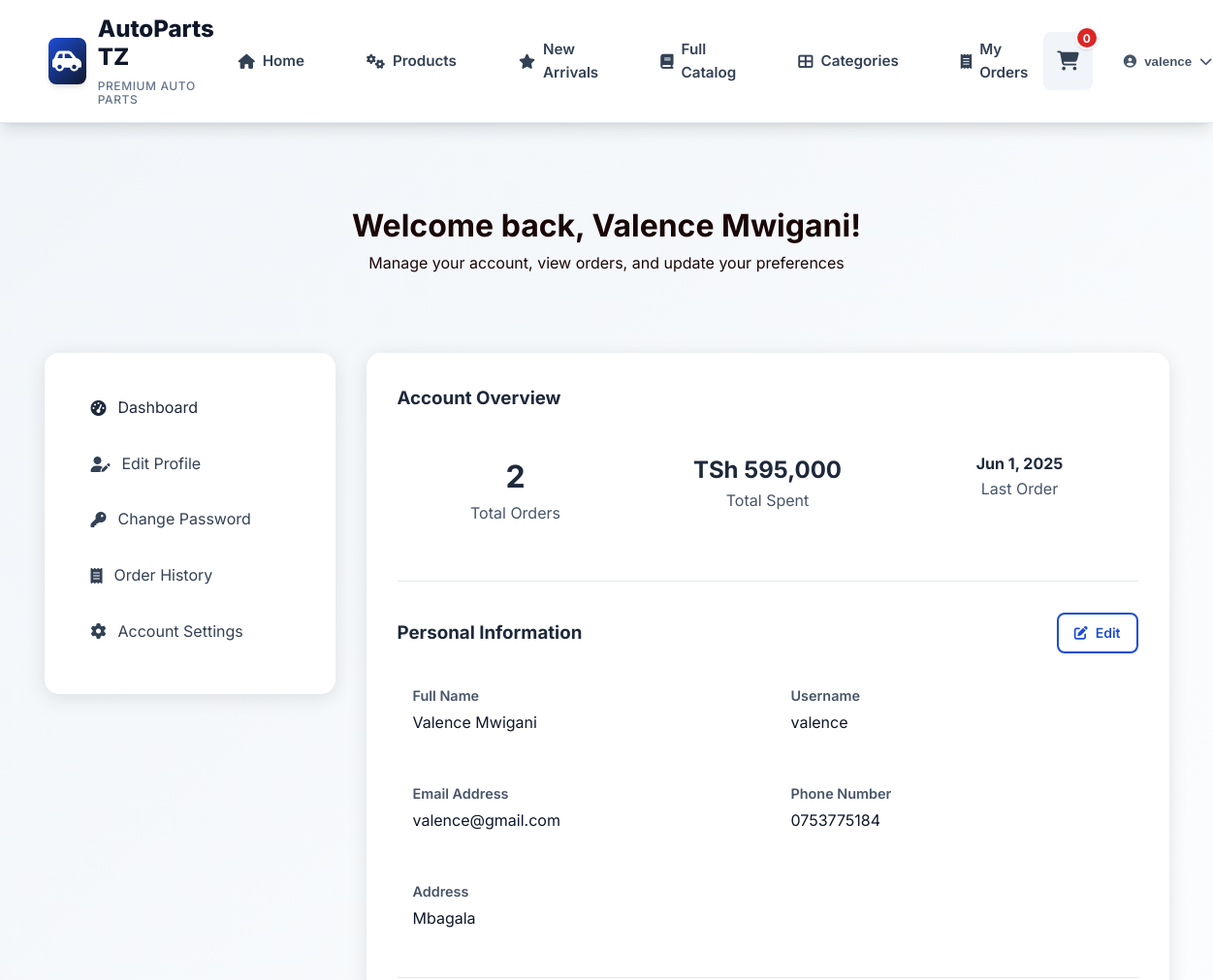
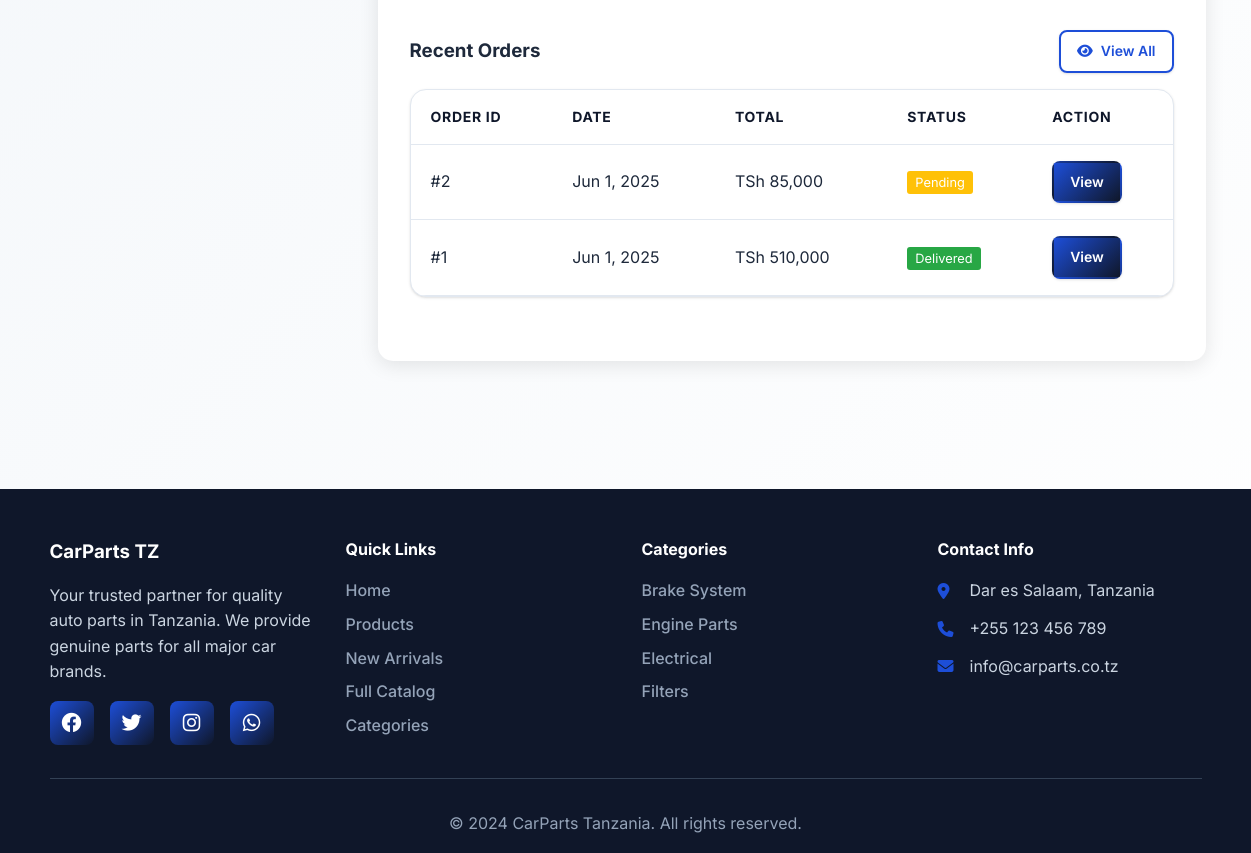
The app's page /account.php (signed in) with its own data (2 pictures, top to bottom).
### tables this page shows
CREATE TABLE `users` (
  `id` int(11) NOT NULL,
  `username` varchar(50) NOT NULL,
  `email` varchar(100) NOT NULL,
  `password` varchar(255) NOT NULL,
  `full_name` varchar(100) NOT NULL,
  `phone` varchar(20) DEFAULT NULL,
  `address` text DEFAULT NULL,
  `role` enum('customer','admin') DEFAULT 'customer',
  `created_at` timestamp NOT NULL DEFAULT current_timestamp()
);

CREATE TABLE `orders` (
  `id` int(11) NOT NULL,
  `user_id` int(11) DEFAULT NULL,
  `total_amount` decimal(10,2) NOT NULL,
  `status` enum('pending','processing','shipped','delivered','cancelled') DEFAULT 'pending',
  `shipping_address` text NOT NULL,
  `phone` varchar(20) NOT NULL,
  `created_at` timestamp NOT NULL DEFAULT current_timestamp()
);

### includes/functions.php (called while the page is built, shortened)
<?php
function formatPrice($price) {
    return 'TSh ' . number_format($price, 0, '.', ',');
}
?>

### account.php (the view, shortened to what this page needs)
<?php
require_once 'includes/functions.php';
$database = new Database();
$db = $database->getConnection();
$query = "SELECT * FROM users WHERE id = ?";
$stmt = $db->prepare($query);
$stmt->execute([$_SESSION['user_id']]);
$user = $stmt->fetch(PDO::FETCH_ASSOC);
$stats_query = "SELECT
                    COUNT(*) as total_orders,
                    COALESCE(SUM(total_amount), 0) as total_spent,
                    MAX(created_at) as last_order_date
                FROM orders WHERE user_id = ?";
$stats_stmt = $db->prepare($stats_query);
$stats_stmt->execute([$_SESSION['user_id']]);
$stats = $stats_stmt->fetch(PDO::FETCH_ASSOC);
$recent_orders_query = "SELECT * FROM orders WHERE user_id = ? ORDER BY created_at DESC LIMIT 5";
$recent_orders_stmt = $db->prepare($recent_orders_query);
$recent_orders_stmt->execute([$_SESSION['user_id']]);
$recent_orders = $recent_orders_stmt->fetchAll(PDO::FETCH_ASSOC);
include 'includes/header.php';
?>
<main>
    <div class="account-container">
        <div class="account-header">
            <h1>Welcome back, <?php echo htmlspecialchars($user['full_name']); ?>!</h1>
            <p>Manage your account, view orders, and update your preferences</p>
        </div>
        <div class="account-grid">
            <div class="account-sidebar">
                <ul class="account-nav">
                    <li><a href="account.php" class="active"><i class="fas fa-tachometer-alt"></i> Dashboard</a></li>
                    <li><a href="edit_profile.php"><i class="fas fa-user-edit"></i> Edit Profile</a></li>
                    <li><a href="change_password.php"><i class="fas fa-key"></i> Change Password</a></li>
                    <li><a href="my_orders.php"><i class="fas fa-receipt"></i> Order History</a></li>
                    <li><a href="account_settings.php"><i class="fas fa-cog"></i> Account Settings</a></li>
                </ul>
            </div>
            <div class="account-content">
                <div class="profile-section">
                    <h3>Account Overview</h3>
                    <div style="display: grid; grid-template-columns: repeat(auto-fit, minmax(200px, 1fr)); gap: 1rem; margin-top: 1rem;">
                        <div style="background: var(--primary-50); padding: 1.5rem; border-radius: 10px; text-align: center;">
                            <div style="font-size: 2rem; font-weight: bold; color: var(--primary-600);">
                                <?php echo $stats['total_orders']; ?>
                            </div>
                            <div style="color: var(--gray-600);">Total Orders</div>
                        </div>
                        <div style="background: var(--success-50); padding: 1.5rem; border-radius: 10px; text-align: center;">
                            <div style="font-size: 1.5rem; font-weight: bold; color: var(--success-600);">
                                <?php echo formatPrice($stats['total_spent']); ?>
                            </div>
                            <div style="color: var(--gray-600);">Total Spent</div>
                        </div>
                        <div style="background: var(--warning-50); padding: 1.5rem; border-radius: 10px; text-align: center;">
                            <div style="font-size: 1rem; font-weight: bold; color: var(--warning-600);">
                                <?php echo $stats['last_order_date'] ? date('M j, Y', strtotime($stats['last_order_date'])) : 'No orders yet'; ?>
                            </div>
                            <div style="color: var(--gray-600);">Last Order</div>
                        </div>
                    </div>
                </div>
                <div class="profile-section">
                    <div style="display: flex; justify-content: space-between; align-items: center; margin-bottom: 1rem;">
                        <h3>Personal Information</h3>
                        <a href="edit_profile.php" class="btn btn-outline btn-sm">
                            <i class="fas fa-edit"></i> Edit
                        </a>
                    </div>
                    <div class="profile-info">
                        <div class="info-item">
                            <div class="info-label">Full Name</div>
                            <div class="info-value"><?php echo htmlspecialchars($user['full_name']); ?></div>
                        </div>
                        <div class="info-item">
                            <div class="info-label">Username</div>
                            <div class="info-value"><?php echo htmlspecialchars($user['username']); ?></div>
                        </div>
                        <div class="info-item">
                            <div class="info-label">Email Address</div>
                            <div class="info-value"><?php echo htmlspecialchars($user['email']); ?></div>
                        </div>
                        <div class="info-item">
                            <div class="info-label">Phone Number</div>
                            <div class="info-value"><?php echo htmlspecialchars($user['phone'] ?: 'Not provided'); ?></div>
                        </div>
                        <div class="info-item" style="grid-column: 1 / -1;">
                            <div class="info-label">Address</div>
                            <div class="info-value"><?php echo $user['address'] ? nl2br(htmlspecialchars($user['address'])) : 'Not provided'; ?></div>
                        </div>
                    </div>
                </div>
                <div class="profile-section">
                    <div style="display: flex; justify-content: space-between; align-items: center; margin-bottom: 1rem;">
                        <h3>Recent Orders</h3>
                        <a href="my_orders.php" class="btn btn-outline btn-sm">
                            <i class="fas fa-eye"></i> View All
                        </a>
                    </div>
                    <?php if (empty($recent_orders)): ?>
                        <div style="text-align: center; padding: 2rem; color: var(--gray-500);">
                            <i class="fas fa-shopping-cart" style="font-size: 3rem; margin-bottom: 1rem; opacity: 0.3;"></i>
                            <p>No orders yet. <a href="products.php">Start shopping!</a></p>
                        </div>
                    <?php else: ?>
                        <div class="data-table">
                            <table>
                                <thead>
                                    <tr>
                                        <th>Order ID</th>
                                        <th>Date</th>
                                        <th>Total</th>
                                        <th>Status</th>
                                        <th>Action</th>
                                    </tr>
                                </thead>
                                <tbody>
                                    <?php foreach ($recent_orders as $order): ?>
                                        <tr>
                                            <td>#<?php echo $order['id']; ?></td>
                                            <td><?php echo date('M j, Y', strtotime($order['created_at'])); ?></td>
                                            <td><?php echo formatPrice($order['total_amount']); ?></td>
                                            <td>
                                                <span style="background: <?php
                                                    echo $order['status'] === 'pending' ? '#ffc107' :
                                                        ($order['status'] === 'delivered' ? '#28a745' :
                                                        ($order['status'] === 'cancelled' ? '#dc3545' : '#007bff'));
                                                ?>; color: white; padding: 0.25rem 0.5rem; border-radius: 3px; font-size: 0.8rem;">
                                                    <?php echo ucfirst($order['status']); ?>
                                                </span>
                                            </td>
                                            <td>
                                                <a href="order_details.php?id=<?php echo $order['id']; ?>" class="btn btn-sm btn-primary">View</a>
                                            </td>
                                        </tr>
                                    <?php endforeach; ?>
                                </tbody>
                            </table>
                        </div>
                    <?php endif; ?>
                </div>
            </div>
        </div>
    </div>
</main>
<?php include 'includes/footer.php'; ?>

### assets/css/styles2.css (style rules this page uses)
* { margin: 0; padding: 0; box-sizing: border-box; }
:root { --primary-color: #1d4ed8; --primary-dark: #0f172a; --secondary-color: #f59e0b; --accent-color: #10b981; --danger-color: #dc2626; --warning-color: #facc15; --success-color: #22c55e; --info-color: #2563eb; --dark-color: #1e293b; --light-color: #f8fafc; --gray-100: #f1f5f9; --gray-200: #e2e8f0; --gray-300: #cbd5e1; --gray-400: #94a3b8; --gray-500: #64748b; --gray-600: #475569; --gray-700: #334155; --gray-800: #1e293b; --gray-900: #0f172a; --white: #ffffff; --shadow-sm: 0 1px 2px 0 rgb(0 0 0 / 0.05); --shadow: 0 1px 3px 0 rgb(0 0 0 / 0.1), 0 1px 2px -1px rgb(0 0 0 / 0.1); --shadow-md: 0 4px 6px -1px rgb(0 0 0 / 0.1), 0 2px 4px -2px rgb(0 0 0 / 0.1); --shadow-lg: 0 10px 15px -3px rgb(0 0 0 / 0.1), 0 4px 6px -4px rgb(0 0 0 / 0.1); --shadow-xl: 0 20px 25px -5px rgb(0 0 0 / 0.1), 0 8px 10px -6px rgb(0 0 0 / 0.1); --border-radius: 0.5rem; --border-radius-lg: 0.75rem; --border-radius-xl: 1rem; }
body { font-family: "Inter", "Segoe UI", Tahoma, Geneva, Verdana, sans-serif; line-height: 1.6; color: var(--gray-800); background: linear-gradient(135deg, var(--gray-100) 0%, var(--white) 100%); min-height: 100vh; }
.btn { padding: 0.875rem 1.75rem; border: none; border-radius: var(--border-radius); cursor: pointer; font-size: 1rem; font-weight: 600; text-decoration: none; display: inline-flex; align-items: center; justify-content: center; gap: 0.5rem; text-align: center; transition: all 0.3s ease; box-shadow: var(--shadow); border: 2px solid transparent; }
.btn-primary { background: linear-gradient(135deg, var(--primary-color), var(--primary-dark)); color: var(--white); }
.btn-outline { background: transparent; border-color: var(--primary-color); color: var(--primary-color); }
.cart-table, .data-table { width: 100%; background: var(--white); border-radius: var(--border-radius-xl); overflow: hidden; box-shadow: var(--shadow); border: 1px solid var(--gray-200); }
.cart-table table, .data-table table { width: 100%; border-collapse: collapse; }
.cart-table th, .cart-table td, .data-table th, .data-table td { padding: 1rem 1.25rem; text-align: left; border-bottom: 1px solid var(--gray-200); }
.cart-table th, .data-table th { background: var(--gray-50); font-weight: 700; color: var(--gray-900); font-size: 0.875rem; text-transform: uppercase; letter-spacing: 0.05em; }
.btn-sm { padding: 0.5rem 1rem; font-size: 0.875rem; }
.account-container { max-width: 1200px; margin: 0 auto; padding: 2rem 20px; }
.account-header { background: linear-gradient(135deg, var(--primary-600), var(--primary-700)); color: rgb(26, 7, 7); padding: 3rem 2rem; border-radius: 15px; margin-bottom: 2rem; text-align: center; }
.account-grid { display: grid; grid-template-columns: 300px 1fr; gap: 2rem; margin-bottom: 2rem; }
.account-sidebar { background: white; border-radius: 15px; padding: 2rem; box-shadow: 0 4px 20px rgba(0, 0, 0, 0.1); height: fit-content; }
.account-nav { list-style: none; padding: 0; margin: 0; }
.account-nav li { margin-bottom: 0.5rem; }
.account-nav a { display: flex; align-items: center; gap: 0.75rem; padding: 0.75rem 1rem; color: var(--gray-700); text-decoration: none; border-radius: 10px; transition: all 0.3s ease; }
.account-nav a:hover, .account-nav a.active { background: var(--primary-50); color: var(--primary-600); }
.account-content { background: white; border-radius: 15px; padding: 2rem; box-shadow: 0 4px 20px rgba(0, 0, 0, 0.1); }
.profile-section { margin-bottom: 2rem; padding-bottom: 2rem; border-bottom: 1px solid var(--gray-200); }
.profile-section:last-child { border-bottom: none; margin-bottom: 0; }
.profile-info { display: grid; grid-template-columns: repeat(auto-fit, minmax(250px, 1fr)); gap: 1rem; }
.info-item { padding: 1rem; background: var(--gray-50); border-radius: 10px; }
.info-label { font-weight: 600; color: var(--gray-600); font-size: 0.9rem; margin-bottom: 0.25rem; }
.info-value { color: var(--gray-900); font-size: 1rem; }

### records on screen
users: full_name "Valence Mwigani", username "valence", email "valence@gmail.com", phone "0753775184", address "Mbagala"
orders: id "2", created_at "Jun 1, 2025", total_amount "TSh 85,000", status "Pending"
orders: id "1", created_at "Jun 1, 2025", total_amount "TSh 510,000", status "Delivered"

### other values on screen
getCartItemCount() "0"
$_SESSION['username'] "valence"
$stats['total_orders'] "2"
formatPrice($stats['total_spent']) "TSh 595,000"
date('M j, Y', strtotime($stats['last_order_date'])) "Jun 1, 2025"
